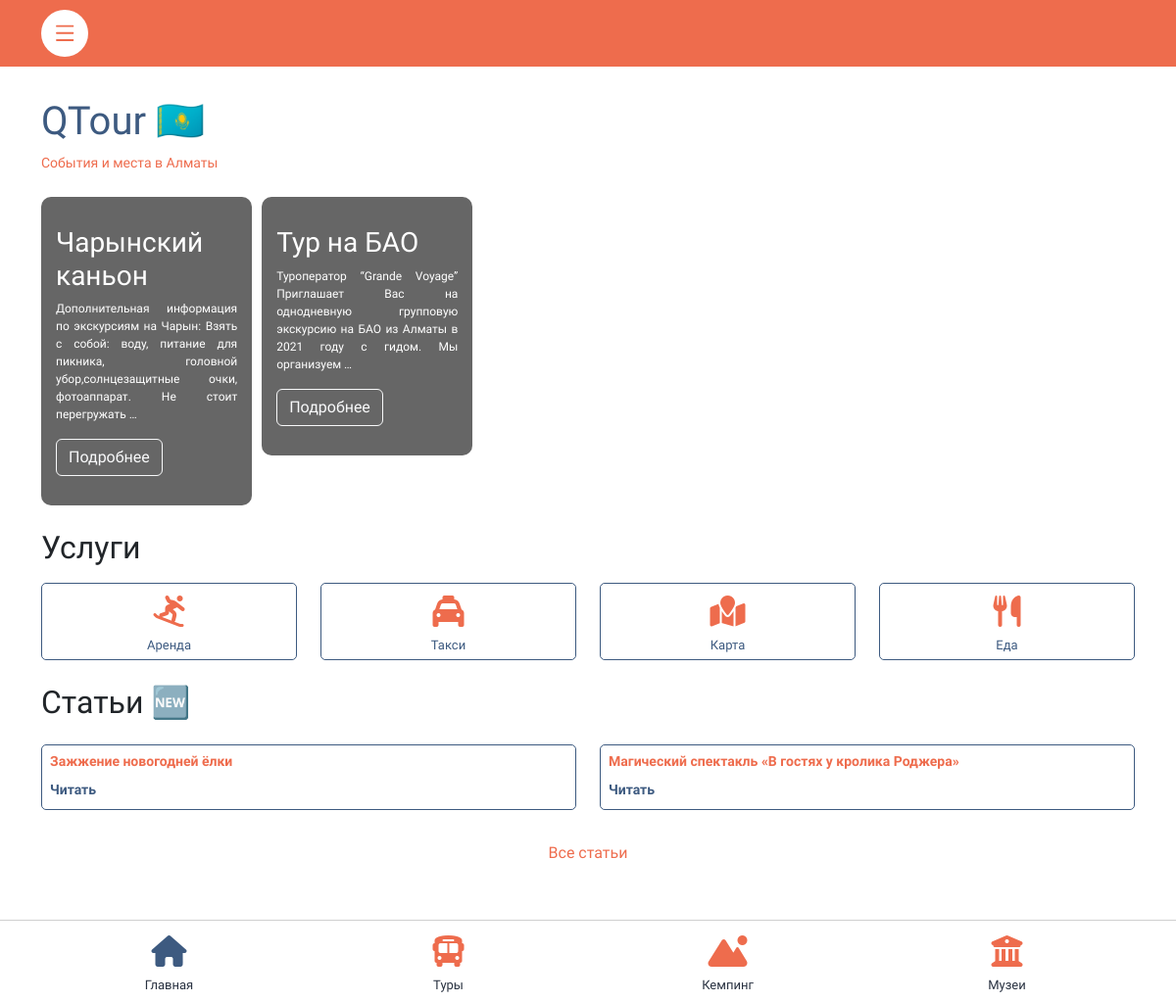
The page / on the database its author committed.
### coreApp/models.py (models this page shows, shortened)
class Tour(models.Model):
    tourName = models.CharField("Наименование тура", max_length=255)
    description = models.TextField("Описание")
    price = models.FloatField("Цена тура", default=0.0)
    postDate = models.DateTimeField("Дата публикации", default=datetime.now)
    tourDateStart = models.DateField("Начало")
    tourDateEnd = models.DateField("Конец")
    tourCover = models.CharField("Ссылка на изображение (1280x720)", max_length=500)
    whatsapp = models.CharField("WhatsApp", max_length=500, null=True, blank=True)
    instagram = models.CharField("Instagram", max_length=500, null=True, blank=True)
    class Meta:
        verbose_name = "Тур"
        verbose_name_plural = "Туры"

class Article(models.Model):
    title = models.CharField("Заголовок", max_length=255)
    content = models.TextField("Контент")
    postDate = models.DateTimeField("Дата публикации", default=datetime.now)
    articleCover = models.CharField("Ссылка на изображение (1280x720)", max_length=500)
    class Meta:
        verbose_name = "Новость"
        verbose_name_plural = "Новости"

### coreApp/views.py (the view)
# urls.py: path('', views.homePage, name='homePage'),
def homePage(request):
    articles = Article.objects.all().order_by('-postDate')[:4]
    tours = Tour.objects.all().order_by('-postDate')[:3]
    return render(request, "app/home.html", {
        'articles': articles,
        'tours': tours,
    })

### coreApp/templates/app/home.html (shortened to what this page needs)
{% extends '../base.html' %}
{% block content %}
<div class="main mb-4">
    <h1 class="mb-2">QTour 🇰🇿</h1>
    <p class="mb-4 subtitle">События и места в Алматы</p>
    <div class="owl-carousel owl-theme">
        {% for tour in tours %}
        <div class="item">
            <div class="news-card" style="height: 100%; background: linear-gradient(rgba(0,0,0,0.6), rgba(0,0,0,0.6)), url('{{ tour.tourCover }}'); background-size: cover;">
                <h3>{{ tour.tourName }}</h3>
                <p class="mb-3">{{ tour.description|truncatewords:20 }}</p>
                <a href="{% url 'tourDetails' pk=tour.pk %}" class="btn btn-outline-light">Подробнее</a>
            </div>
        </div>
        {% endfor %}
    </div>
</div>
<div class="services mb-4">
    <h2 class="mb-3">Услуги</h2>
    <div class="row mb-2">
        <div class="col">
            <a href="{% url 'loanPage' %}" class="service-item text-center">
                <div class="service-logo">
                    <i class="fa-solid fa-person-snowboarding"></i>
                </div>
                <div class="service-text">
                    Аренда
                </div>
            </a>
        </div>
        <div class="col">
            <a href="{% url 'taxiPage' %}" class="service-item text-center">
                <div class="service-logo">
                    <i class="fa-solid fa-taxi"></i>
                </div>
                <div class="service-text">
                    Такси
                </div>
            </a>
        </div>
        <div class="col">
            <a href="{% url 'mapPage' %}" class="service-item text-center">
                <div class="service-logo">
                    <i class="fa-solid fa-map-location"></i>
                </div>
                <div class="service-text">
                    Карта
                </div>
            </a>
        </div>
        <div class="col">
            <a href="{% url 'foodPage' %}" class="service-item text-center">
                <div class="service-logo">
                    <i class="fa-solid fa-utensils"></i>
                </div>
                <div class="service-text">
                    Еда
                </div>
            </a>
        </div>
    </div>
</div>
<div class="posts mb-4">
    <h2 class="mb-4">Статьи 🆕</h2>
    <div class="row mb-3">
        {% for article in articles %}
        <div class="col-6 mb-3">
            <div class="post-card" style="height: 100%">
                <h3>{{ article.title }}</h3>
                <a href="{% url 'articleDetail' pk=article.pk %}">Читать</a>
            </div>
        </div>
        {% endfor %}
        <div class="mt-3 mb-3 text-center">
            <a href="{% url 'allArticles' %}" class="orange-link">Все статьи</a>
        </div>
    </div>
</div>
{% endblock %}

### coreApp/templates/base.html (shortened to what this page needs)
{% load static %}
<!DOCTYPE html>
<html lang="en">
<head>
    <link rel="stylesheet" href="{% static './css/style.css' %}">
    <link rel="stylesheet" href="{% static './css/bootstrap.min.css' %}">
    <link rel="stylesheet" href="{% static './css/owl.carousel.min.css' %}">
    <link rel="stylesheet" href="{% static './css/owl.theme.default.min.css' %}">
    <link rel="stylesheet" href="https://cdnjs.cloudflare.com/ajax/libs/font-awesome/6.2.1/css/all.min.css" />
<body>
    <div class="fixed-top-menu">
        <div class="container">
            <div class="row">
                <div class="col-6">
                    <div class="left">
                        <a class="#" data-bs-toggle="offcanvas" href="#offcanvasExample" role="button" aria-controls="offcanvasExample">
                            <img src="{% static './img/menu.svg' %}" class="menu" alt="">
                        </a>
                    </div>
                </div>
            </div>
        </div>
    </div>
    <div class="content">
        <div class="container">
            {% block content %}
            {% endblock %}
        </div>
    </div>
    <div class="fixed-bottom-menu">
        <div class="container">
            <div class="row row-cols-4">
                <div class="col-3">
                    <a href="{% url 'homePage' %}" class="menu-item text-center">
                        <div class="{% if request.resolver_match.url_name == 'homePage' %} is-active {% endif %} menu-logo">
                            <i class="fa-solid fa-house"></i>
                        </div>
                        <div class="menu-text">
                            Главная
                        </div>
                    </a>
                </div>
                <div class="col-3">
                    <a href="{% url 'allTours' %}" class="menu-item text-center">
                        <div class="{% if request.resolver_match.url_name == 'allTours' %} is-active {% endif %} menu-logo">
                            <i class="fa-solid fa-bus"></i>
                        </div>
                        <div class="menu-text">
                            Туры
                        </div>
                    </a>
                </div>
                <div class="col-3">
                    <a href="{% url 'allCampings' %}" class="menu-item text-center">
                        <div class="{% if request.resolver_match.url_name == 'allCampings' %} is-active {% endif %} menu-logo">
                            <i class="fa-solid fa-mountain-sun"></i>
                        </div>
                        <div class="menu-text">
                            Кемпинг
                        </div>
                    </a>
                </div>
                <div class="col-3">
                    <a href="{% url 'museum' %}" class="menu-item text-center">
                        <div class="{% if request.resolver_match.url_name == 'museum' %} is-active {% endif %} menu-logo">
                            <i class="fa-solid fa-building-columns"></i>
                        </div>
                        <div class="menu-text">
                            Музеи
                        </div>
                    </a>
                </div>
            </div>
        </div>
    </div>
</body>
</html>

### coreApp/static/css/style.css (style rules this page uses)
* { font-family: 'Montserrat Alternates', sans-serif; }
.left { text-align: left; }
.menu { width: 48px; }
.fixed-top-menu { z-index: 99; position: fixed; width: 100%; padding: 10px 0; background-color: #ee6c4d; }
.fixed-bottom-menu { border-top: 1px solid #cfcfcf; padding: 8px 0; width: 100%; background-color: #ffffff; position: fixed; bottom: 0; z-index: 99; }
.menu-item { text-decoration: none; display: block; width: 100%; }
.menu-logo { color: #ee6c4d; font-size: 32px; }
.is-active { color: #3d5a80; }
.menu-text { color: #293241; font-size: 13px; }
.content { padding: 100px 0; }
.main h1 { color: #3d5a80; font-weight: 500; }
.main .subtitle, .about .subtitle { font-size: 14px; font-weight: 500; color: #ee6c4d; }
.news-card { height: 100%; border-radius: 10px; padding: 30px 15px; color: #ffffff; }
.news-card p { font-size: 12px; text-align: justify; }
.service-item { border: 1px solid #3d5a80; color: #3d5a80; border-radius: 5px; padding: 5px; text-decoration: none; display: block; width: 100%; }
.service-logo { color: #ee6c4d; font-size: 32px; }
.service-text { color: #3d5a80; font-size: 13px; }
.post-card { border: 1px solid #3d5a80; padding: 8px; width: 100%; border-radius: 5px; }
.post-card h3 { color: #ee6c4d; font-size: 14px; font-weight: 600; }
.post-card a { color: #3d5a80; text-decoration: none; font-size: 14px; font-weight: 800; transition: 0.3s ease-in-out; }
.orange-link { color: #ee6c4d; text-decoration: none; }

### rows shown on the page
Tour: tourName "Чарынский каньон", description "Дополнительная информация по экскурсиям на Чарын: Взять с собой: воду, питание для пикника, головной убор,солнцезащитные очки, фотоаппарат. Не стоит перегружать …"
Tour: tourName "Тур на БАО", description "Туроператор “Grande Voyage” Приглашает Вас на однодневную групповую экскурсию на БАО из Алматы в 2021 году с гидом. Мы организуем …"
Article: title "Зажжение новогодней ёлки"
Article: title "Магический спектакль «В гостях у кролика Роджера»"
